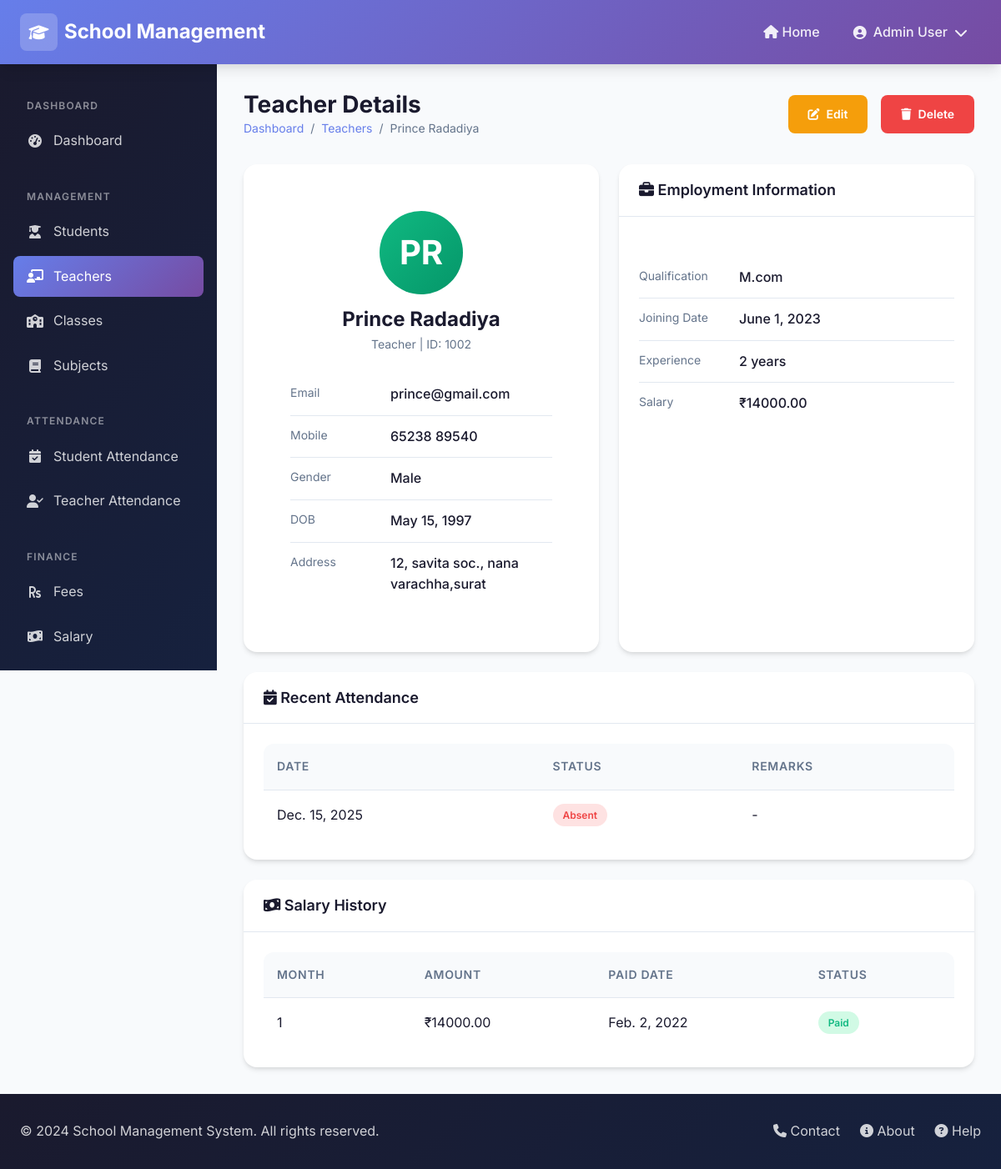
The page /admin-panel/teachers/2/ on the database its author committed.
### core/models.py (models this page shows, shortened)
class Teacher(models.Model):
    GENDER_CHOICES = [
        ('male', 'Male'),
        ('female', 'Female'),
        ('other', 'Other'),
    ]
    username = models.CharField(max_length=50, unique=True)
    password = models.CharField(max_length=255)
    name = models.CharField(max_length=100)
    surname = models.CharField(max_length=100)
    email = models.EmailField(unique=True)
    mobile = models.CharField(max_length=15)
    dob = models.DateField(null=True, blank=True)
    gender = models.CharField(max_length=10, choices=GENDER_CHOICES)
    address = models.TextField(blank=True)
    employee_id = models.CharField(max_length=50, unique=True)
    qualification = models.CharField(max_length=200, blank=True)
    joining_date = models.DateField(null=True, blank=True)
    experience = models.CharField(max_length=50, blank=True)
    salary = models.DecimalField(max_digits=10, decimal_places=2, default=0)
    subjects = models.ManyToManyField(Subject, blank=True, related_name='teachers')
    created_at = models.DateTimeField(auto_now_add=True)
    updated_at = models.DateTimeField(auto_now=True)
    @property
    def full_name(self):
        return f"{self.name} {self.surname}"

class TeacherAttendance(models.Model):
    STATUS_CHOICES = [
        ('present', 'Present'),
        ('absent', 'Absent'),
        ('late', 'Late'),
    ]
    teacher = models.ForeignKey(Teacher, on_delete=models.CASCADE, related_name='attendances')
    date = models.DateField()
    status = models.CharField(max_length=10, choices=STATUS_CHOICES)
    remarks = models.TextField(blank=True)
    created_at = models.DateTimeField(auto_now_add=True)
    class Meta:
        unique_together = ['teacher', 'date']
        ordering = ['-date']

class Salary(models.Model):
    STATUS_CHOICES = [
        ('paid', 'Paid'),
        ('unpaid', 'Unpaid'),
    ]
    teacher = models.ForeignKey(Teacher, on_delete=models.CASCADE, related_name='salaries')
    month = models.CharField(max_length=20)  # e.g., "January 2024"
    amount = models.DecimalField(max_digits=10, decimal_places=2)
    paid_date = models.DateField(null=True, blank=True)
    status = models.CharField(max_length=20, choices=STATUS_CHOICES, default='unpaid')
    remarks = models.TextField(blank=True)
    created_at = models.DateTimeField(auto_now_add=True)
    updated_at = models.DateTimeField(auto_now=True)
    class Meta:
        verbose_name_plural = "Salaries"
        unique_together = ['teacher', 'month']

### core/views.py (the view)
    def wrapper(request, *args, **kwargs):
        if request.session.get('user_role') != 'admin':
            try:
                admin = Admin.objects.first()
                if admin:
                    request.session['user_id'] = admin.id
                    request.session['user_role'] = 'admin'
                    request.session['user_name'] = admin.full_name
            except:
                messages.error(request, 'Admin not found.')
                return redirect('login')
        return view_func(request, *args, **kwargs)

### core/models.py (called while the page is built)
    @property
    def full_name(self):
        return f"{self.name} {self.surname}"

### core/views.py (called while the page is built)
def admin_required(view_func):
    def wrapper(request, *args, **kwargs):
        if request.session.get('user_role') != 'admin':
            try:
                admin = Admin.objects.first()
                if admin:
                    request.session['user_id'] = admin.id
                    request.session['user_role'] = 'admin'
                    request.session['user_name'] = admin.full_name
            except:
                messages.error(request, 'Admin not found.')
                return redirect('login')
        return view_func(request, *args, **kwargs)
    return wrapper

@admin_required
def teacher_detail(request, pk):
    teacher = get_object_or_404(Teacher, pk=pk)
    attendances = TeacherAttendance.objects.filter(teacher=teacher).order_by('-date')[:30]
    salaries = Salary.objects.filter(teacher=teacher).order_by('-created_at')
    return render(request, 'admin/teachers/detail.html', {
        'teacher': teacher,
        'attendances': attendances,
        'salaries': salaries
    })

### templates/admin/teachers/detail.html (shortened to what this page needs)
{% extends 'base.html' %}
{% load static %}
{% block content %}
{% include 'partials/admin_header.html' %}
<div class="dashboard-layout">
    {% include 'partials/sidebar.html' %}
    <main class="main-content">
        <div class="page-header">
            <div>
                <h1 class="page-title">Teacher Details</h1>
                <div class="breadcrumb">
                    <a href="{% url 'admin_dashboard' %}">Dashboard</a>
                    <span>/</span>
                    <a href="{% url 'teacher_list' %}">Teachers</a>
                    <span>/</span>
                    <span>{{ teacher.full_name }}</span>
                </div>
            </div>
            <div class="flex gap-2">
                <a href="{% url 'teacher_edit' teacher.pk %}" class="btn btn-warning">
                    <i class="fas fa-edit"></i> Edit
                </a>
                <a href="{% url 'teacher_delete' teacher.pk %}" class="btn btn-danger">
                    <i class="fas fa-trash"></i> Delete
                </a>
            </div>
        </div>
        <div class="recent-grid">
            <div class="card">
                <div class="card-body">
                    <div class="profile-card">
                        <div class="profile-avatar"
                            style="background: linear-gradient(135deg, #10b981 0%, #059669 100%);">
                            {{ teacher.name|slice:":1" }}{{ teacher.surname|slice:":1" }}
                        </div>
                        <h2 class="profile-name">{{ teacher.full_name }}</h2>
                        <p class="profile-role">Teacher | ID: {{ teacher.employee_id }}</p>
                        <div class="profile-info">
                            <div class="profile-info-item">
                                <span class="profile-info-label">Email</span>
                                <span class="profile-info-value">{{ teacher.email }}</span>
                            </div>
                            <div class="profile-info-item">
                                <span class="profile-info-label">Mobile</span>
                                <span class="profile-info-value">{{ teacher.mobile|default:"-" }}</span>
                            </div>
                            <div class="profile-info-item">
                                <span class="profile-info-label">Gender</span>
                                <span class="profile-info-value">{{ teacher.get_gender_display }}</span>
                            </div>
                            <div class="profile-info-item">
                                <span class="profile-info-label">DOB</span>
                                <span class="profile-info-value">{{ teacher.dob|default:"-" }}</span>
                            </div>
                            <div class="profile-info-item">
                                <span class="profile-info-label">Address</span>
                                <span class="profile-info-value">{{ teacher.address|default:"-" }}</span>
                            </div>
                        </div>
                    </div>
                </div>
            </div>
            <div class="card">
                <div class="card-header">
                    <h3 class="card-title"><i class="fas fa-briefcase"></i> Employment Information</h3>
                </div>
                <div class="card-body">
                    <div class="profile-info">
                        <div class="profile-info-item">
                            <span class="profile-info-label">Qualification</span>
                            <span class="profile-info-value">{{ teacher.qualification|default:"-" }}</span>
                        </div>
                        <div class="profile-info-item">
                            <span class="profile-info-label">Joining Date</span>
                            <span class="profile-info-value">{{ teacher.joining_date|default:"-" }}</span>
                        </div>
                        <div class="profile-info-item">
                            <span class="profile-info-label">Experience</span>
                            <span class="profile-info-value">{{ teacher.experience|default:"-" }}</span>
                        </div>
                        <div class="profile-info-item">
                            <span class="profile-info-label">Salary</span>
                            <span class="profile-info-value">₹{{ teacher.salary }}</span>
                        </div>
                    </div>
                </div>
            </div>
        </div>
        <div class="card mt-3">
            <div class="card-header">
                <h3 class="card-title"><i class="fas fa-calendar-check"></i> Recent Attendance</h3>
            </div>
            <div class="card-body">
                <div class="table-container" style="box-shadow: none;">
                    <table class="table">
                        <thead>
                            <tr>
                                <th>Date</th>
                                <th>Status</th>
                                <th>Remarks</th>
                            </tr>
                        </thead>
                        <tbody>
                            {% for attendance in attendances %}
                            <tr>
                                <td>{{ attendance.date }}</td>
                                <td>
                                    <span
                                        class="badge badge-{% if attendance.status == 'present' %}success{% elif attendance.status == 'absent' %}danger{% else %}warning{% endif %}">
                                        {{ attendance.get_status_display }}
                                    </span>
                                </td>
                                <td>{{ attendance.remarks|default:"-" }}</td>
                            </tr>
                            {% empty %}
                            <tr>
                                <td colspan="3" class="text-center text-gray">No attendance records</td>
                            </tr>
                            {% endfor %}
                        </tbody>
                    </table>
                </div>
            </div>
        </div>
        <div class="card mt-3">
            <div class="card-header">
                <h3 class="card-title"><i class="fas fa-money-bill-wave"></i> Salary History</h3>
            </div>
            <div class="card-body">
                <div class="table-container" style="box-shadow: none;">
                    <table class="table">
                        <thead>
                            <tr>
                                <th>Month</th>
                                <th>Amount</th>
                                <th>Paid Date</th>
                                <th>Status</th>
                            </tr>
                        </thead>
                        <tbody>
                            {% for salary in salaries %}
                            <tr>
                                <td>{{ salary.month }}</td>
                                <td>₹{{ salary.amount }}</td>
                                <td>{{ salary.paid_date|default:"-" }}</td>
                                <td>
                                    <span
                                        class="badge badge-{% if salary.status == 'paid' %}success{% else %}danger{% endif %}">
                                        {{ salary.get_status_display }}
                                    </span>
                                </td>
                            </tr>
                            {% empty %}
                            <tr>
                                <td colspan="4" class="text-center text-gray">No salary records</td>
                            </tr>
                            {% endfor %}
                        </tbody>
                    </table>
                </div>
            </div>
        </div>
    </main>
</div>
{% include 'partials/footer.html' %}
{% endblock %}

### rows shown on the page
Teacher: full_name "Prince Radadiya", name "P", surname "R", employee_id "1002", email "prince@gmail.com", mobile "65238 89540", gender "Male", dob "May 15, 1997", address "12, savita soc., nana varachha,surat", qualification "M.com", joining_date "June 1, 2023", experience "2 years", salary "14000.00"
TeacherAttendance: date "Dec. 15, 2025", status "Absent", remarks "-"
Salary: month "1", amount "14000.00", paid_date "Feb. 2, 2022", status "Paid"

### other values the page prints
{{ request.session.user_name|default:"Administrator" }} "Admin User"
